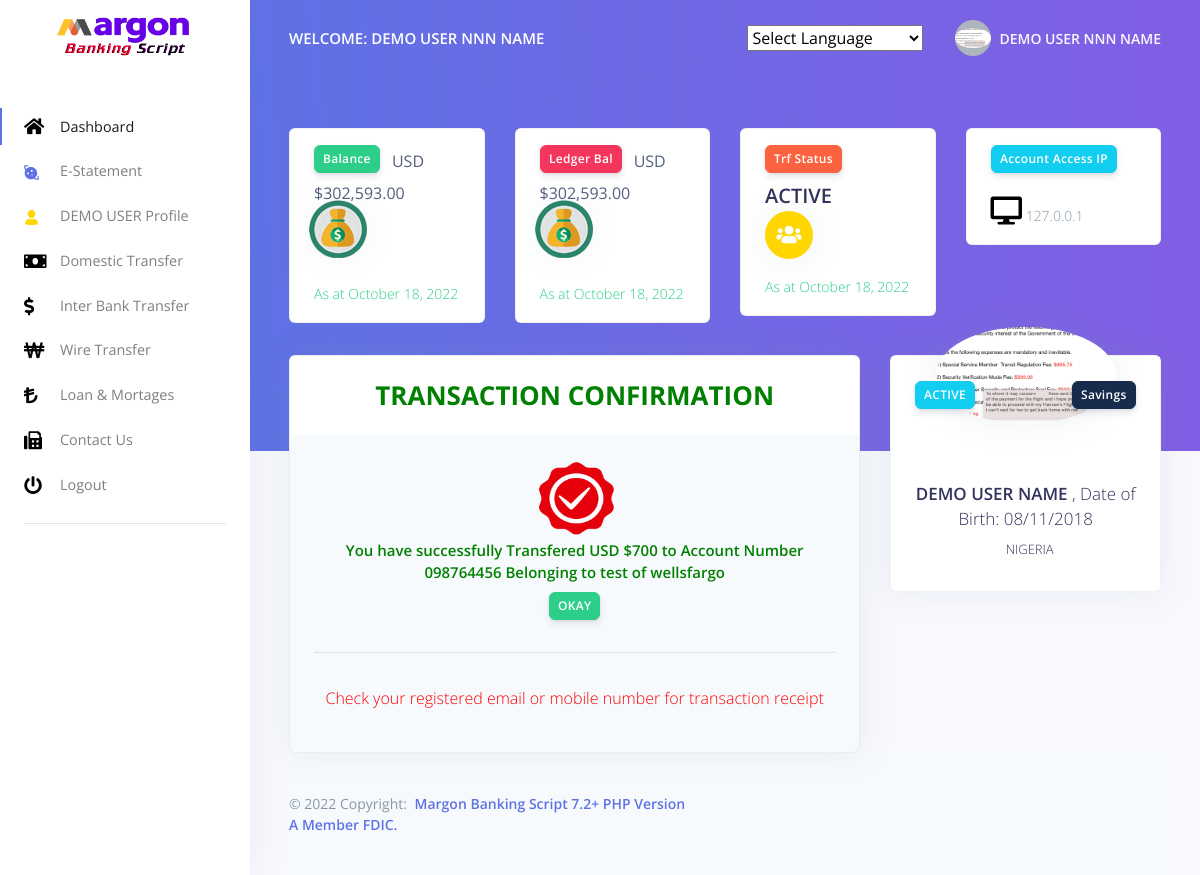
The page /scripts/dashboard/fundsuccess.php (signed in) on the database its author committed.
### tables this page shows
CREATE TABLE `account` (
  `id` int(10) NOT NULL,
  `acc_no` varchar(20) DEFAULT NULL,
  `uname` varchar(100) DEFAULT NULL,
  `upass` varchar(100) DEFAULT NULL,
  `email` varchar(100) DEFAULT NULL,
  `type` varchar(100) DEFAULT NULL,
  `fname` varchar(100) DEFAULT NULL,
  `mname` varchar(100) DEFAULT NULL,
  `lname` varchar(100) DEFAULT NULL,
  `addr` varchar(100) DEFAULT NULL,
  `work` varchar(100) DEFAULT NULL,
  `sex` varchar(10) DEFAULT NULL,
  `dob` varchar(30) DEFAULT NULL,
  `phone` varchar(20) DEFAULT NULL,
  `phone_verify` tinyint(4) DEFAULT NULL,
  `tmp_otp` varchar(100) DEFAULT NULL,
  `reg_date` varchar(25) DEFAULT NULL,
  `marry` varchar(20) DEFAULT NULL,
  `t_bal` int(200) DEFAULT NULL,
  `a_bal` int(200) DEFAULT NULL,
  `image` text DEFAULT NULL,
  `logins` int(50) DEFAULT 0,
  `status` enum('ACTIVE','DORMANT/INACTIVE','DISABLED','CLOSED','SUSPEND','ON HOLD') DEFAULT 'ACTIVE',
  `currency` varchar(50) DEFAULT NULL,
  `cot` varchar(20) DEFAULT NULL,
  `tax` varchar(20) DEFAULT NULL,
  `imf` varchar(20) DEFAULT NULL,
  `pin_auth` varchar(222) DEFAULT NULL,
  `pin` varchar(222) DEFAULT NULL,
  `verify` varchar(40) DEFAULT NULL,
  `resetComplete` varchar(4) NOT NULL DEFAULT 'no'
);

CREATE TABLE `transfer` (
  `id` int(10) NOT NULL,
  `amount` varchar(100) NOT NULL,
  `bank_name` varchar(40) NOT NULL,
  `acc_name` varchar(100) NOT NULL,
  `transtype` varchar(1000) NOT NULL,
  `acc_no` varchar(20) NOT NULL,
  `reci_name` varchar(30) DEFAULT NULL,
  `type` varchar(20) NOT NULL,
  `swift` varchar(100) NOT NULL,
  `routing` varchar(100) NOT NULL,
  `remarks` varchar(500) NOT NULL,
  `email` varchar(100) DEFAULT NULL,
  `status` enum('Failed','Successful','Pending','On-hold','Cancelled') DEFAULT 'Successful',
  `date` timestamp NOT NULL DEFAULT current_timestamp() ON UPDATE current_timestamp(),
  `cout` varchar(1000) NOT NULL
);

### scripts/include/class.user.php (called while the page is built, shortened)
<?php
class USER {
    private $conn;
    public function __construct() {
        $database = new Database();
        $db = $database->dbConnection();
        $this->conn = $db;
    }
    public function runQuery($sql) {
        $stmt = $this->conn->prepare($sql);
        return $stmt;
    }
    }
?>

### scripts/dashboard/fundsuccess.php (the view, shortened to what this page needs)
<?php
require_once '../include/class.user.php';
$reg_user = new USER();
$stmt = $reg_user->runQuery("SELECT * FROM account WHERE acc_no=:acc_no");
$stmt->execute(array(":acc_no"=>$_SESSION['acc_no']));
$row = $stmt->fetch(PDO::FETCH_ASSOC);
$email = $row['email'];
$temp = $reg_user->runQuery("SELECT * FROM transfer WHERE email = '$email' ORDER BY id DESC LIMIT 1");
$temp->execute(array(":acc_no"=>$_SESSION['acc_no']));
$rows = $temp->fetch(PDO::FETCH_ASSOC);
?>
 <?php include 'header.php'; ?>
       <?php include 'mobmenu.php'; ?>
   <?php include 'mainmenu.php'; ?>
    <div class="container-fluid mt--7">
     <div class="row">
        <div class="col-xl-4 order-xl-2 mb-5 mb-xl-0">
          <div class="card card-profile shadow">
            <div class="row justify-content-center">
              <div class="col-lg-3 order-lg-2">
                <div class="card-profile-image">
                  <a href="#">
                    <img src="admin/pic/<?php echo $row['image']; ?>" class="rounded-circle">
                  </a>
                </div>
              </div>
            </div>
            <div class="card-header text-center border-0 pt-8 pt-md-4 pb-0 pb-md-4">
              <div class="d-flex justify-content-between">
                <a href="#" class="btn btn-sm btn-info mr-4"><?php echo $row['status']; ?></a>
                <a href="#" class="btn btn-sm btn-default float-right"><?php echo $row['type']; ?></a>
              </div>
            </div>
            <div class="card-body pt-0 pt-md-4">
               <div class="row">
                <div class="col">
                </div>
              </div>
              <div class="text-center">
                <h3>
                  <?php echo $row['fname']; ?> <?php echo $row['lname']; ?> <span class="font-weight-light">, Date of Birth:  <?php echo $row['dob']; ?></span>
                </h3>
                <div class="h5 font-weight-300">
                  <i class="ni location_pin mr-2"></i><?php echo $row['addr']; ?>
                </div>
              </div>
            </div>
          </div>
        </div>
        <div class="col-xl-8 order-xl-1">
          <div class="card bg-secondary shadow">
            <div class="card-header bg-white border-0">
              <div class="">
                 <center> <h1 class="mb-0" style="color:green; font-weight:700;">TRANSACTION CONFIRMATION</h1></center>
              </div>
            </div>
            <div class="card-body">
              <form autocomplete="off" method="post" >
          <center>  <img src="success.png" style="height:80px; width:80px;  "/>
          <br>
          <h4 style="color:green;">    You have successfully Transfered <?php echo $row['currency']?><?php echo $rows['amount']?> to Account Number <?php echo $rows['acc_no']?> Belonging to <?php echo $rows['acc_name']?>
          of <?php echo $rows['bank_name']?></h4>
            <a href="summary.php" class="btn btn-sm btn-success">OKAY</a></center>
               <hr>
           <center> <p style="color:red">Check your registered email or mobile number for transaction receipt</p>   </center>
              </form>
            </div>
          </div>
        </div>
      </div>
       <?php include 'footercopyright.php'; ?>

### scripts/dashboard/mobmenu.php (shortened to what this page needs)
<nav class="navbar navbar-vertical fixed-left navbar-expand-md navbar-light bg-white" id="sidenav-main">
    <div class="container-fluid">
      <a class="navbar-brand pt-0" href="./index.html">
        <img src="../assets/img/brand/blue.png" class="navbar-brand-img" alt="...">
      </a>
      <div class="collapse navbar-collapse" id="sidenav-collapse-main">
        <ul class="navbar-nav">
          <li class="nav-item  active ">
            <a class="nav-link  active " href="summary.php">
           <i class='fas fa-home' style='font-size:18px;color:black'></i>  Dashboard
            </a>
          </li>
          <li class="nav-item">
            <a class="nav-link " href="statement.php">
              <i class="ni ni-planet text-blue"></i> E-Statement
            </a>
          </li>
          <li class="nav-item">
            <a class="nav-link " href="profile.php">
              <i class="ni ni-single-02 text-yellow"></i> <?php echo $row['fname']; ?> Profile
            </a>
          </li>
          <li class="nav-item">
            <a class="nav-link " href="dom.php">
                <i class='fas fa-money-bill' style='font-size:18px;color:black'></i> Domestic Transfer
            </a>
          </li>
            <li class="nav-item">
            <a class="nav-link " href="inter_bank.php">
            <i class='fas fa-dollar-sign' style='font-size:18px;color:black'></i>  Inter Bank Transfer
            </a>
          </li>
            <li class="nav-item">
            <a class="nav-link " href="wire.php">
                <i class='fas fa-won-sign' style='font-size:18px;color:black'></i> Wire Transfer
            </a>
          </li>
          <li class="nav-item">
            <a class="nav-link " href="loan.php">
                 <i class='fas fa-lira-sign' style='font-size:18px;color:black'></i> Loan & Mortages
            </a>
          </li>
           <li class="nav-item">
            <a class="nav-link" href="">
                <i class='fas fa-fax' style='font-size:18px;color:black'></i> Contact Us
            </a>
          </li>
            <li class="nav-item">
            <a class="nav-link" href="logout.php">
               <i class='fas fa-power-off' style='font-size:18px;color:black'></i> Logout
            </a>
          </li>
        </ul>
        <hr class="my-3">
      </div>
    </div>
  </nav>

### scripts/dashboard/mainmenu.php (shortened to what this page needs)
  <div class="main-content">
    <nav class="navbar navbar-top navbar-expand-md navbar-dark" id="navbar-main">
      <div class="container-fluid">
        <a class="h4 mb-0 text-white text-uppercase d-none d-lg-inline-block" href="">Welcome: <?php echo $row['fname']; ?> <?php echo $row['mname']; ?> <?php echo $row['lname']; ?></a>
        <form class="navbar-search navbar-search-dark form-inline mr-3 d-none d-md-flex ml-lg-auto">
          <div class="form-group mb-0">
<br /><select onchange="doGTranslate(this);"><option value="">Select Language</option></select>
          </div>
        </form>
        <ul class="navbar-nav align-items-center d-none d-md-flex">
          <li class="nav-item dropdown">
            <a class="nav-link pr-0" href="#" role="button" data-toggle="dropdown" aria-haspopup="true" aria-expanded="false">
              <div class="media align-items-center">
                <span class="avatar avatar-sm rounded-circle">
                  <img alt="Image placeholder" src="admin/pic/<?php echo $row['image'];?>">
                </span>
                <div class="media-body ml-2 d-none d-lg-block">
                  <span class="mb-0 text-sm  font-weight-bold"><?php echo $row['fname']; ?> <?php echo $row['mname']; ?> <?php echo $row['lname']; ?></span>
                </div>
              </div>
            </a>
          </li>
        </ul>
      </div>
    </nav>
    <div class="header bg-gradient-primary pb-8 pt-5 pt-md-8">
      <div class="container-fluid">
        <div class="header-body">
          <div class="row">
            <div class="col-xl-3 col-lg-6">
              <div class="card card-stats mb-4 mb-xl-0">
                <div class="card-body">
                  <div class="row">
                    <div class="col">
                      <h5 class="btn btn-sm btn-success">Balance</h5>
                      <span class=""><?php echo $row['currency']; ?><?php echo $english_format_number = number_format( $row['a_bal'] , 2, '.', ','); ?></span>
                    </div>
                    <div class="col-auto">
                      <div class="icon icon-shape bg-danger text-white rounded-circle shadow">
                        <img src="dollar.png" />
                      </div>
                    </div>
                  </div>
                  <p class="mt-3 mb-0 text-muted text-sm">
                    <span class="text-success mr-2">
                    <span class="text-nowrap">As at <?php echo " " .$today = date("F j, Y"); ; ?></span>
                  </p>
                </div>
              </div>
            </div>
            <div class="col-xl-3 col-lg-6">
              <div class="card card-stats mb-4 mb-xl-0">
                <div class="card-body">
                  <div class="row">
                    <div class="col">
                      <h5 class="btn btn-sm btn-danger">Ledger Bal</h5>
                      <span class=""><span><?php echo $row['currency']; ?><?php echo  $english_format_number = number_format( $row['t_bal'] , 2, '.', ','); ?></h2>
                    </div>
                    <div class="col-auto">
                      <div class="icon icon-shape bg-warning text-white rounded-circle shadow">
                        <img src="dollar.png" />
                      </div>
                    </div>
                  </div>
                 <p class="mt-3 mb-0 text-muted text-sm">
                    <span class="text-success mr-2">
                    <span class="text-nowrap">As at <?php echo " " .$today = date("F j, Y"); ; ?></span>
                  </p>
                </div>
              </div>
            </div>
            <div class="col-xl-3 col-lg-6">
              <div class="card card-stats mb-4 mb-xl-0">
                <div class="card-body">
                  <div class="row">
                    <div class="col">
                      <h5 class="btn btn-sm btn-warning">Trf Status</h5>
                      <span class="h2 font-weight-bold mb-0">ACTIVE</span>
                    </div>
                    <div class="col-auto">
                      <div class="icon icon-shape bg-yellow text-white rounded-circle shadow">
                        <i class="fas fa-users"></i>
                      </div>
                    </div>
                  </div>
                   <p class="mt-3 mb-0 text-muted text-sm">
                    <span class="text-success mr-2">
                    <span class="text-nowrap">As at <?php echo " " .$today = date("F j, Y"); ; ?></span>
                  </p>
                </div>
              </div>
            </div>
            <div class="col-xl-3 col-lg-6">
              <div class="card card-stats mb-4 mb-xl-0">
                <div class="card-body">
                  <div class="row">
                    <div class="col">
                      <h5 class="btn btn-sm btn-info">Account Access IP</h5>
                    </div>
                  </div>
                  <p class="mt-3 mb-0 text-muted text-sm">
                    <span class="text-nowrap">
                           <i class='fas fa-desktop' style='font-size:28px;color:black'></i>
                        <?PHP
function getUserIP()
{
    $client  = @$_SERVER['HTTP_CLIENT_IP'];
    $forward = @$_SERVER['HTTP_X_FORWARDED_FOR'];
    $remote  = $_SERVER['REMOTE_ADDR'];
    if(filter_var($client, FILTER_VALIDATE_IP))
    {
        $ip = $client;
    }
    elseif(filter_var($forward, FILTER_VALIDATE_IP))
    {
        $ip = $forward;
    }
    else
    {
        $ip = $remote;
    }
    return $ip;
}
$user_ip = getUserIP();
echo $user_ip;
?>
                    </span>
                  </p>
                </div>
              </div>
            </div>
          </div>
        </div>
      </div>
    </div>

### scripts/dashboard/mobmenu.php (style rules this page uses)
body { top:0 !important; }

### scripts/dashboard/mainmenu.php (style rules this page uses)
body { top:0 !important; }

### rows shown on the page
account: fname "DEMO USER", mname "NNN", lname "NAME", image (picture), currency "USD $", a_bal "302,593.00", t_bal "302,593.00", status "ACTIVE", type "Savings", dob "08/11/2018", addr "NIGERIA"
transfer: amount "700", acc_no "098764456", acc_name "test", bank_name "wellsfargo"

### other values the page prints
$user_ip "127.0.0.1"
$site_title "Margon Banking Script 7.2+ PHP Version"
